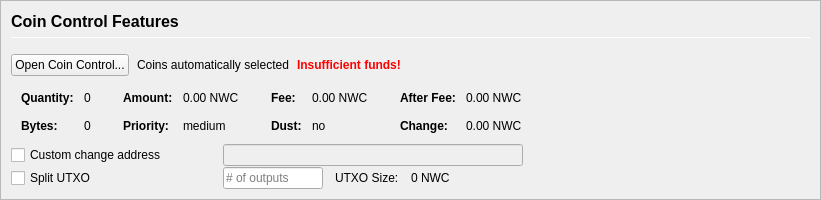
         <widget class="QFrame" name="frameCoinControl">
          <property name="sizePolicy">
           <sizepolicy hsizetype="Expanding" vsizetype="Expanding">
            <horstretch>0</horstretch>
            <verstretch>0</verstretch>
           </sizepolicy>
          </property>
          <property name="maximumSize">
           <size>
            <width>16777215</width>
            <height>16777215</height>
           </size>
          </property>
          <property name="frameShape">
           <enum>QFrame::StyledPanel</enum>
          </property>
          <property name="frameShadow">
           <enum>QFrame::Sunken</enum>
          </property>
          <layout class="QVBoxLayout" name="verticalLayoutCoinControl2">
           <property name="spacing">
            <number>0</number>
           </property>
           <property name="margin">
            <number>0</number>
           </property>
           <item>
            <widget class="QFrame" name="frameCoinControl_BG">
             <layout class="QVBoxLayout" name="verticalLayoutCoinControl" stretch="0,0,0,0,0,0">
              <property name="spacing">
               <number>1</number>
              </property>
              <property name="leftMargin">
               <number>10</number>
              </property>
              <property name="topMargin">
               <number>10</number>
              </property>
              <item>
               <layout class="QHBoxLayout" name="horizontalLayoutCoinControl1">
                <property name="bottomMargin">
                 <number>15</number>
                </property>
                <item>
                 <layout class="QVBoxLayout" name="verticalLayout_3">
                  <property name="spacing">
                   <number>6</number>
                  </property>
                  <item>
                   <widget class="QLabel" name="labelCoinControlFeatures">
                    <property name="sizePolicy">
                     <sizepolicy hsizetype="Preferred" vsizetype="Maximum">
                      <horstretch>0</horstretch>
                      <verstretch>0</verstretch>
                     </sizepolicy>
                    </property>
                    <property name="minimumSize">
                     <size>
                      <width>0</width>
                      <height>20</height>
                     </size>
                    </property>
                    <property name="font">
                     <font>
                      <pointsize>12</pointsize>
                      <weight>75</weight>
                      <bold>true</bold>
                     </font>
                    </property>
                    <property name="styleSheet">
                     <string notr="true">font-weight:bold;</string>
                    </property>
                    <property name="text">
                     <string>Coin Control Features</string>
                    </property>
                   </widget>
                  </item>
                  <item>
                   <widget class="Line" name="line">
                    <property name="minimumSize">
                     <size>
                      <width>0</width>
                      <height>1</height>
                     </size>
                    </property>
                    <property name="maximumSize">
                     <size>
                      <width>16777215</width>
                      <height>1</height>
                     </size>
                    </property>
                    <property name="orientation">
                     <enum>Qt::Horizontal</enum>
                    </property>
                   </widget>
                  </item>
                 </layout>
                </item>
               </layout>
              </item>
              <item>
               <layout class="QHBoxLayout" name="horizontalLayoutCoinControl2" stretch="0,0,0,0">
                <property name="spacing">
                 <number>8</number>
                </property>
                <property name="bottomMargin">
                 <number>10</number>
                </property>
                <item>
                 <widget class="QPushButton" name="pushButtonCoinControl">
                  <property name="styleSheet">
                   <string notr="true"/>
                  </property>
                  <property name="text">
                   <string>Open Coin Control...</string>
                  </property>
                  <property name="autoDefault">
                   <bool>false</bool>
                  </property>
                 </widget>
                </item>
                <item>
                 <widget class="QLabel" name="labelCoinControlAutomaticallySelected">
                  <property name="text">
                   <string>Coins automatically selected</string>
                  </property>
                  <property name="margin">
                   <number>5</number>
                  </property>
                 </widget>
                </item>
                <item>
                 <widget class="QLabel" name="labelCoinControlInsuffFunds">
                  <property name="font">
                   <font>
                    <weight>75</weight>
                    <bold>true</bold>
                   </font>
                  </property>
                  <property name="styleSheet">
                   <string notr="true">color:red;font-weight:bold;</string>
                  </property>
                  <property name="text">
                   <string>Insufficient funds!</string>
                  </property>
                  <property name="margin">
                   <number>5</number>
                  </property>
                 </widget>
                </item>
                <item>
                 <spacer name="horizontalSpacerCoinControl">
                  <property name="orientation">
                   <enum>Qt::Horizontal</enum>
                  </property>
                  <property name="sizeHint" stdset="0">
                   <size>
                    <width>40</width>
                    <height>1</height>
                   </size>
                  </property>
                 </spacer>
                </item>
               </layout>
              </item>
              <item>
               <widget class="QWidget" name="widgetCoinControl" native="true">
                <property name="sizePolicy">
                 <sizepolicy hsizetype="Preferred" vsizetype="Preferred">
                  <horstretch>0</horstretch>
                  <verstretch>0</verstretch>
                 </sizepolicy>
                </property>
                <property name="minimumSize">
                 <size>
                  <width>0</width>
                  <height>0</height>
                 </size>
                </property>
                <property name="styleSheet">
                 <string notr="true"/>
                </property>
                <layout class="QHBoxLayout" name="horizontalLayoutCoinControl5">
                 <property name="margin">
                  <number>0</number>
                 </property>
                 <item>
                  <layout class="QHBoxLayout" name="horizontalLayoutCoinControl3" stretch="0,0,0,1">
                   <property name="spacing">
                    <number>20</number>
                   </property>
                   <property name="topMargin">
                    <number>0</number>
                   </property>
                   <property name="bottomMargin">
                    <number>10</number>
                   </property>
                   <item>
                    <layout class="QFormLayout" name="formLayoutCoinControl1">
                     <property name="horizontalSpacing">
                      <number>10</number>
                     </property>
                     <property name="verticalSpacing">
                      <number>14</number>
                     </property>
                     <property name="leftMargin">
                      <number>10</number>
                     </property>
                     <property name="topMargin">
                      <number>4</number>
                     </property>
                     <property name="rightMargin">
                      <number>6</number>
                     </property>
                     <item row="0" column="0">
                      <widget class="QLabel" name="labelCoinControlQuantityText">
                       <property name="font">
                        <font>
                         <weight>75</weight>
                         <bold>true</bold>
                        </font>
                       </property>
                       <property name="text">
                        <string>Quantity:</string>
                       </property>
                       <property name="margin">
                        <number>0</number>
                       </property>
                      </widget>
                     </item>
                     <item row="0" column="1">
                      <widget class="QLabel" name="labelCoinControlQuantity">
                       <property name="cursor">
                        <cursorShape>IBeamCursor</cursorShape>
                       </property>
                       <property name="contextMenuPolicy">
                        <enum>Qt::ActionsContextMenu</enum>
                       </property>
                       <property name="text">
                        <string notr="true">0</string>
                       </property>
                       <property name="margin">
                        <number>0</number>
                       </property>
                       <property name="textInteractionFlags">
                        <set>Qt::LinksAccessibleByMouse|Qt::TextSelectableByKeyboard|Qt::TextSelectableByMouse</set>
                       </property>
                      </widget>
                     </item>
                     <item row="1" column="0">
                      <widget class="QLabel" name="labelCoinControlBytesText">
                       <property name="font">
                        <font>
                         <weight>75</weight>
                         <bold>true</bold>
                        </font>
                       </property>
                       <property name="text">
                        <string>Bytes:</string>
                       </property>
                      </widget>
                     </item>
                     <item row="1" column="1">
                      <widget class="QLabel" name="labelCoinControlBytes">
                       <property name="cursor">
                        <cursorShape>IBeamCursor</cursorShape>
                       </property>
                       <property name="contextMenuPolicy">
                        <enum>Qt::ActionsContextMenu</enum>
                       </property>
                       <property name="text">
                        <string notr="true">0</string>
                       </property>
                       <property name="textInteractionFlags">
                        <set>Qt::LinksAccessibleByMouse|Qt::TextSelectableByKeyboard|Qt::TextSelectableByMouse</set>
                       </property>
                      </widget>
                     </item>
                    </layout>
                   </item>
                   <item>
                    <layout class="QFormLayout" name="formLayoutCoinControl2">
                     <property name="horizontalSpacing">
                      <number>10</number>
                     </property>
                     <property name="verticalSpacing">
                      <number>14</number>
                     </property>
                     <property name="leftMargin">
                      <number>6</number>
                     </property>
                     <property name="topMargin">
                      <number>4</number>
                     </property>
                     <property name="rightMargin">
                      <number>6</number>
                     </property>
                     <item row="0" column="0">
                      <widget class="QLabel" name="labelCoinControlAmountText">
                       <property name="font">
                        <font>
                         <weight>75</weight>
                         <bold>true</bold>
                        </font>
                       </property>
                       <property name="text">
                        <string>Amount:</string>
                       </property>
                       <property name="margin">
                        <number>0</number>
                       </property>
                      </widget>
                     </item>
                     <item row="0" column="1">
                      <widget class="QLabel" name="labelCoinControlAmount">
                       <property name="cursor">
                        <cursorShape>IBeamCursor</cursorShape>
                       </property>
                       <property name="contextMenuPolicy">
                        <enum>Qt::ActionsContextMenu</enum>
                       </property>
                       <property name="text">
                        <string notr="true">0.00 NWC</string>
                       </property>
                       <property name="textInteractionFlags">
                        <set>Qt::LinksAccessibleByMouse|Qt::TextSelectableByKeyboard|Qt::TextSelectableByMouse</set>
                       </property>
                      </widget>
                     </item>
                     <item row="1" column="0">
                      <widget class="QLabel" name="labelCoinControlPriorityText">
                       <property name="font">
                        <font>
                         <weight>75</weight>
                         <bold>true</bold>
                        </font>
                       </property>
                       <property name="text">
                        <string>Priority:</string>
                       </property>
                      </widget>
                     </item>
                     <item row="1" column="1">
                      <widget class="QLabel" name="labelCoinControlPriority">
                       <property name="cursor">
                        <cursorShape>IBeamCursor</cursorShape>
                       </property>
                       <property name="contextMenuPolicy">
                        <enum>Qt::ActionsContextMenu</enum>
                       </property>
                       <property name="text">
                        <string>medium</string>
                       </property>
                       <property name="textInteractionFlags">
                        <set>Qt::LinksAccessibleByMouse|Qt::TextSelectableByKeyboard|Qt::TextSelectableByMouse</set>
                       </property>
                      </widget>
                     </item>
                    </layout>
                   </item>
                   <item>
                    <layout class="QFormLayout" name="formLayoutCoinControl3">
                     <property name="horizontalSpacing">
                      <number>10</number>
                     </property>
                     <property name="verticalSpacing">
                      <number>14</number>
                     </property>
                     <property name="leftMargin">
                      <number>6</number>
                     </property>
                     <property name="topMargin">
                      <number>4</number>
                     </property>
                     <property name="rightMargin">
                      <number>6</number>
                     </property>
                     <item row="0" column="0">
                      <widget class="QLabel" name="labelCoinControlFeeText">
                       <property name="font">
                        <font>
                         <weight>75</weight>
                         <bold>true</bold>
                        </font>
                       </property>
                       <property name="text">
                        <string>Fee:</string>
                       </property>
                       <property name="margin">
                        <number>0</number>
                       </property>
                      </widget>
                     </item>
                     <item row="0" column="1">
                      <widget class="QLabel" name="labelCoinControlFee">
                       <property name="cursor">
                        <cursorShape>IBeamCursor</cursorShape>
                       </property>
                       <property name="contextMenuPolicy">
                        <enum>Qt::ActionsContextMenu</enum>
                       </property>
                       <property name="text">
                        <string notr="true">0.00 NWC</string>
                       </property>
                       <property name="textInteractionFlags">
                        <set>Qt::LinksAccessibleByMouse|Qt::TextSelectableByKeyboard|Qt::TextSelectableByMouse</set>
                       </property>
                      </widget>
                     </item>
                     <item row="1" column="0">
                      <widget class="QLabel" name="labelCoinControlLowOutputText">
                       <property name="font">
                        <font>
                         <weight>75</weight>
                         <bold>true</bold>
                        </font>
                       </property>
                       <property name="text">
                        <string>Dust:</string>
                       </property>
                      </widget>
                     </item>
                     <item row="1" column="1">
                      <widget class="QLabel" name="labelCoinControlLowOutput">
                       <property name="cursor">
                        <cursorShape>IBeamCursor</cursorShape>
                       </property>
                       <property name="contextMenuPolicy">
                        <enum>Qt::ActionsContextMenu</enum>
                       </property>
                       <property name="text">
                        <string>no</string>
                       </property>
                       <property name="textInteractionFlags">
                        <set>Qt::LinksAccessibleByMouse|Qt::TextSelectableByKeyboard|Qt::TextSelectableByMouse</set>
                       </property>
                      </widget>
                     </item>
                    </layout>
                   </item>
                   <item>
                    <layout class="QFormLayout" name="formLayoutCoinControl4">
                     <property name="horizontalSpacing">
                      <number>10</number>
                     </property>
                     <property name="verticalSpacing">
                      <number>14</number>
                     </property>
                     <property name="leftMargin">
                      <number>6</number>
                     </property>
                     <property name="topMargin">
                      <number>4</number>
                     </property>
                     <property name="rightMargin">
                      <number>6</number>
                     </property>
                     <item row="0" column="0">
                      <widget class="QLabel" name="labelCoinControlAfterFeeText">
                       <property name="font">
                        <font>
                         <weight>75</weight>
                         <bold>true</bold>
                        </font>
                       </property>
                       <property name="text">
                        <string>After Fee:</string>
                       </property>
                       <property name="margin">
                        <number>0</number>
                       </property>
                      </widget>
                     </item>
                     <item row="0" column="1">
                      <widget class="QLabel" name="labelCoinControlAfterFee">
                       <property name="cursor">
                        <cursorShape>IBeamCursor</cursorShape>
                       </property>
                       <property name="contextMenuPolicy">
                        <enum>Qt::ActionsContextMenu</enum>
                       </property>
                       <property name="text">
                        <string notr="true">0.00 NWC</string>
                       </property>
                       <property name="textInteractionFlags">
                        <set>Qt::LinksAccessibleByMouse|Qt::TextSelectableByKeyboard|Qt::TextSelectableByMouse</set>
                       </property>
                      </widget>
                     </item>
                     <item row="1" column="0">
                      <widget class="QLabel" name="labelCoinControlChangeText">
                       <property name="font">
                        <font>
                         <weight>75</weight>
                         <bold>true</bold>
                        </font>
                       </property>
                       <property name="text">
                        <string>Change:</string>
                       </property>
                      </widget>
                     </item>
                     <item row="1" column="1">
                      <widget class="QLabel" name="labelCoinControlChange">
                       <property name="cursor">
                        <cursorShape>IBeamCursor</cursorShape>
                       </property>
                       <property name="contextMenuPolicy">
                        <enum>Qt::ActionsContextMenu</enum>
                       </property>
                       <property name="text">
                        <string notr="true">0.00 NWC</string>
                       </property>
                       <property name="textInteractionFlags">
                        <set>Qt::LinksAccessibleByMouse|Qt::TextSelectableByKeyboard|Qt::TextSelectableByMouse</set>
                       </property>
                      </widget>
                     </item>
                    </layout>
                   </item>
                  </layout>
                 </item>
                </layout>
               </widget>
              </item>
              <item>
               <layout class="QHBoxLayout" name="horizontalLayoutCoinControl4">
                <property name="spacing">
                 <number>12</number>
                </property>
                <property name="sizeConstraint">
                 <enum>QLayout::SetDefaultConstraint</enum>
                </property>
                <property name="topMargin">
                 <number>0</number>
                </property>
                <property name="rightMargin">
                 <number>0</number>
                </property>
                <item>
                 <widget class="QCheckBox" name="checkBoxCoinControlChange">
                  <property name="sizePolicy">
                   <sizepolicy hsizetype="Preferred" vsizetype="Preferred">
                    <horstretch>0</horstretch>
                    <verstretch>0</verstretch>
                   </sizepolicy>
                  </property>
                  <property name="minimumSize">
                   <size>
                    <width>200</width>
                    <height>0</height>
                   </size>
                  </property>
                  <property name="maximumSize">
                   <size>
                    <width>200</width>
                    <height>16777215</height>
                   </size>
                  </property>
                  <property name="toolTip">
                   <string>If this is activated, but the change address is empty or invalid, change will be sent to a newly generated address.</string>
                  </property>
                  <property name="text">
                   <string>Custom change address</string>
                  </property>
                 </widget>
                </item>
                <item>
                 <widget class="QValidatedLineEdit" name="lineEditCoinControlChange">
                  <property name="enabled">
                   <bool>false</bool>
                  </property>
                  <property name="sizePolicy">
                   <sizepolicy hsizetype="Preferred" vsizetype="Preferred">
                    <horstretch>0</horstretch>
                    <verstretch>0</verstretch>
                   </sizepolicy>
                  </property>
                  <property name="minimumSize">
                   <size>
                    <width>300</width>
                    <height>0</height>
                   </size>
                  </property>
                 </widget>
                </item>
                <item>
                 <widget class="QLabel" name="labelCoinControlChangeLabel">
                  <property name="sizePolicy">
                   <sizepolicy hsizetype="Preferred" vsizetype="Preferred">
                    <horstretch>0</horstretch>
                    <verstretch>0</verstretch>
                   </sizepolicy>
                  </property>
                  <property name="minimumSize">
                   <size>
                    <width>100</width>
                    <height>0</height>
                   </size>
                  </property>
                  <property name="text">
                   <string/>
                  </property>
                  <property name="margin">
                   <number>3</number>
                  </property>
                 </widget>
                </item>
               </layout>
              </item>
              <item>
               <layout class="QHBoxLayout" name="horizontalLayoutCoinControl6">
                <property name="spacing">
                 <number>12</number>
                </property>
                <property name="rightMargin">
                 <number>0</number>
                </property>
                <item>
                 <widget class="QCheckBox" name="splitBlockCheckBox">
                  <property name="sizePolicy">
                   <sizepolicy hsizetype="Preferred" vsizetype="Preferred">
                    <horstretch>0</horstretch>
                    <verstretch>0</verstretch>
                   </sizepolicy>
                  </property>
                  <property name="minimumSize">
                   <size>
                    <width>200</width>
                    <height>0</height>
                   </size>
                  </property>
                  <property name="maximumSize">
                   <size>
                    <width>200</width>
                    <height>16777215</height>
                   </size>
                  </property>
                  <property name="text">
                   <string>Split UTXO</string>
                  </property>
                 </widget>
                </item>
                <item>
                 <widget class="QLineEdit" name="splitBlockLineEdit">
                  <property name="sizePolicy">
                   <sizepolicy hsizetype="Preferred" vsizetype="Preferred">
                    <horstretch>50</horstretch>
                    <verstretch>0</verstretch>
                   </sizepolicy>
                  </property>
                  <property name="minimumSize">
                   <size>
                    <width>100</width>
                    <height>0</height>
                   </size>
                  </property>
                  <property name="maximumSize">
                   <size>
                    <width>100</width>
                    <height>16777215</height>
                   </size>
                  </property>
                  <property name="placeholderText">
                   <string># of outputs</string>
                  </property>
                 </widget>
                </item>
                <item>
                 <widget class="QLabel" name="labelBlockSizeText">
                  <property name="text">
                   <string>UTXO Size:</string>
                  </property>
                 </widget>
                </item>
                <item>
                 <widget class="QLabel" name="labelBlockSize">
                  <property name="text">
                   <string>0 NWC</string>
                  </property>
                 </widget>
                </item>
                <item>
                 <spacer name="horizontalSpacer_7">
                  <property name="orientation">
                   <enum>Qt::Horizontal</enum>
                  </property>
                  <property name="sizeHint" stdset="0">
                   <size>
                    <width>40</width>
                    <height>20</height>
                   </size>
                  </property>
                 </spacer>
                </item>
               </layout>
              </item>
              <item>
               <spacer name="verticalSpacerCoinControl">
                <property name="orientation">
                 <enum>Qt::Vertical</enum>
                </property>
                <property name="sizeHint" stdset="0">
                 <size>
                  <width>800</width>
                  <height>1</height>
                 </size>
                </property>
               </spacer>
              </item>
             </layout>
            </widget>
           </item>
          </layout>
         </widget>
